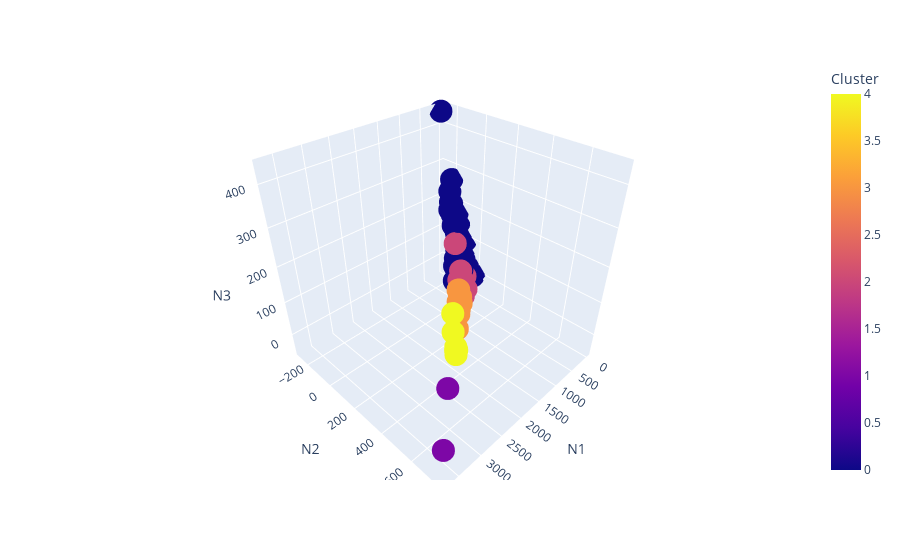

The notebook cell saved with this chart:
### Code cell
fig = px.scatter_3d(res, x = 'N1', 
                    y = 'N2', 
                    z = 'N3',
                    color="Cluster")
  
fig.show()

### Figure 1 — Plotly figure (JSON) as saved in the notebook; plotly's stock layout.template omitted (floating-point values rounded to 4 significant figures; data arrays with more than 128 entries replaced by an {"elided": "..."} marker saying what was removed)
{"data": [{"hovertemplate": "N1=%{x}<br>N2=%{y}<br>N3=%{z}<br>Cluster=%{marker.color}<extra></extra>", "legendgroup": "", "marker": {"color": {"elided": "2019 int values"}, "coloraxis": "coloraxis", "symbol": "circle"}, "mode": "markers", "name": "", "scene": "scene", "showlegend": false, "type": "scatter3d", "x": {"elided": "2019 float values"}, "y": {"elided": "2019 float values"}, "z": {"elided": "2019 float values"}}], "layout": {"coloraxis": {"colorbar": {"title": {"text": "Cluster"}}, "colorscale": [[0, "#0d0887"], [0.1111, "#46039f"], [0.2222, "#7201a8"], [0.3333, "#9c179e"], [0.4444, "#bd3786"], [0.5556, "#d8576b"], [0.6667, "#ed7953"], [0.7778, "#fb9f3a"], [0.8889, "#fdca26"], [1, "#f0f921"]]}, "legend": {"tracegroupgap": 0}, "margin": {"t": 60}, "scene": {"domain": {"x": [0, 1], "y": [0, 1]}, "xaxis": {"title": {"text": "N1"}}, "yaxis": {"title": {"text": "N2"}}, "zaxis": {"title": {"text": "N3"}}}}}
